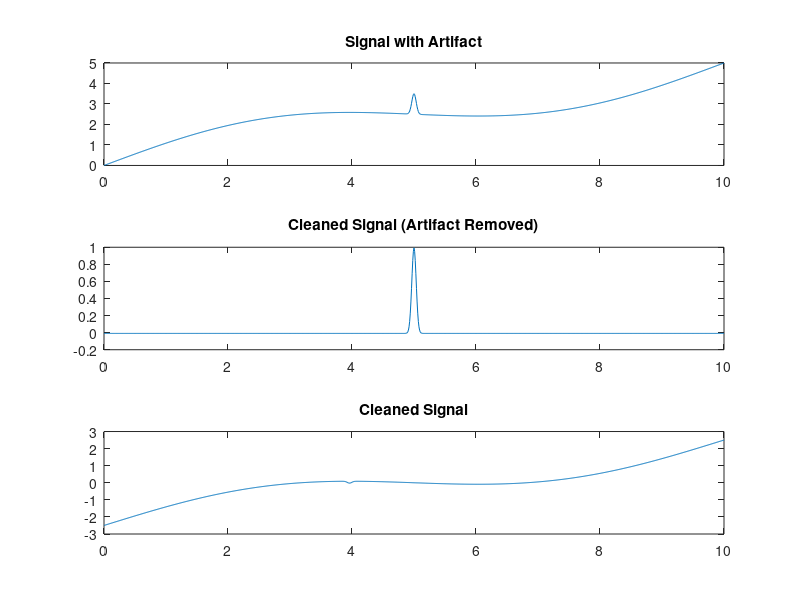

Write the MATLAB code that produced this figure.
%removes an artifact via least squares template matching 
close all 
clear variables;
clc;

art=5;
t = 0:0.01:10;
signal = sin(2*pi*0.1*t) + 0.5*t; % signal with linear trend
artifact = exp(-((t-art)/0.05).^2); % gaussian artifact
asignal = signal + artifact;
% initialize residual data
resdat = zeros(size(asignal));
npnts=length(t);
    
% Initialize residual data
cleaned_signal = asignal;
% Detect peaks in the signal
[peak, locs] = findpeaks(asignal, 'MinPeakHeight', 0.5);

% Loop over detected peaks
for i = 1:length(peak)
    % Define the artifact template based on detected peak location
    art_loc = locs(i);
    template = exp(-((t-t(art_loc))/0.05).^2); % Adjust width as needed
    
    % Least squares fit
    A = [template(:), ones(length(t), 1)];
    coeff = A \ cleaned_signal(:);
    fitted_art = coeff(1) * template + coeff(2);
    
    % Remove the fitted artifact from the signal
    cleaned_signal = cleaned_signal - fitted_art;
end

% Plot the original signal, the artifact, and the cleaned signal
figure;
subplot(3, 1, 1);
plot(t, asignal);
title('Signal with Artifact');
subplot(3, 1, 2);
plot(t, fitted_art);
title('Cleaned Signal (Artifact Removed)');
subplot(3, 1, 3);
plot(t, cleaned_signal);
title('Cleaned Signal');